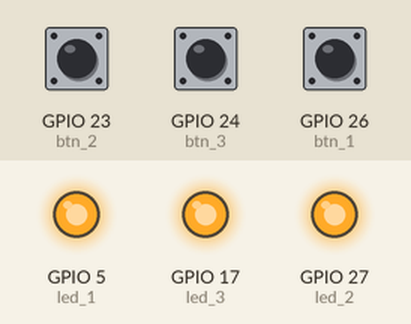
A program run on a simulated Raspberry Pi (BCM pin numbers). Parts: output pins drawn as LEDs (lit = HIGH). The inputs (shaded band) are chosen by the test bench; at power-on: GPIO 23 (btn_2) HIGH, GPIO 24 (btn_3) HIGH, GPIO 26 (btn_1) HIGH. Random numbers come from a fixed seed; threads take turns every 2 ms; the clock reads 2024-03-15 10:24:30 at power-on unless the program sets it; what the program prints to the terminal is not drawn. At 10.0 s the program stops and its outputs stay as they are.

Above: at 0.25 s.
At 1.5 s:
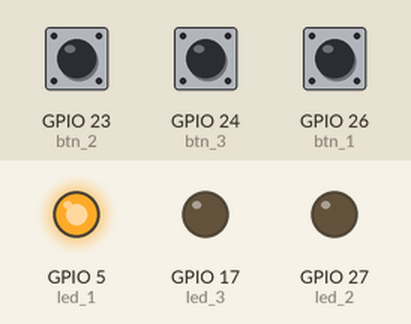
At 5.9 s:
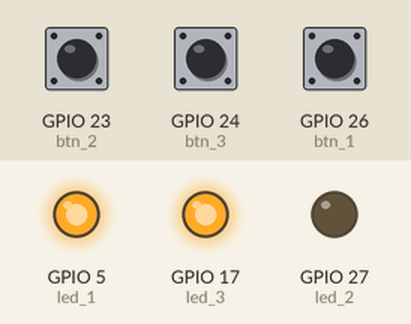
At 7.6 s:
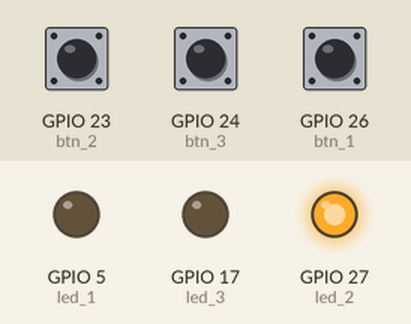
At 9.1 s:
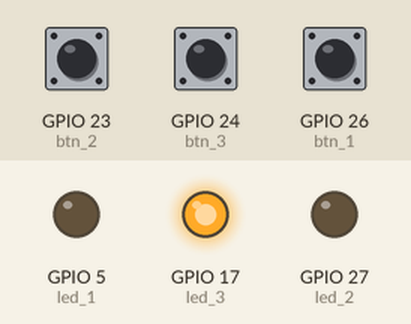
At 10.1 s:
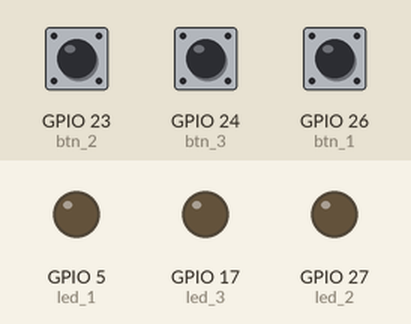
Timing chart, 0 to 11.5 s (numbered marks = the images above):
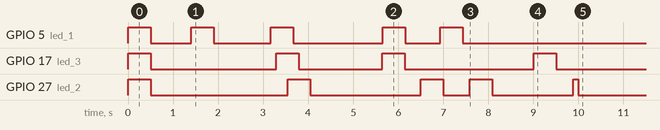

The program:

game_6.py
```python
from gpiozero import LED, Button, Buzzer, TonalBuzzer
from gpiozero.tones import Tone
import random
import time
import threading

# 전역 변수로 score 선언
score = 0
led_on_count = 0  # 불이 켜진 횟수를 세는 변수

# 도레미파솔 음계
notes = ["C4", "D4", "E4", "F4", "G4"]

def play_scale(buzzer, notes, duration=1):
    """
    주어진 음계(notes)를 1초 간격으로 재생하는 함수.

    :param buzzer: TonalBuzzer 객체
    :param notes: 음계 리스트 (예: ["C4", "D4", "E4", "F4", "G4"])
    :param duration: 각 음을 재생할 시간 (기본값은 1초)
    """
    for note in notes:
        buzzer.play(Tone(note))  # 음을 재생
        sleep(duration)  # 지정된 시간만큼 대기
        buzzer.stop()  # 부저 끄기

# 부저, LED, 버튼 초기화
bz = TonalBuzzer(12)

led_1 = LED(5)
led_2 = LED(27)
led_3 = LED(17)

btn_1 = Button(26, pull_up=True, bounce_time=0.05)  # LED 1에 해당하는 버튼
btn_2 = Button(23, pull_up=True, bounce_time=0.05)  # LED 2에 해당하는 버튼
btn_3 = Button(24, pull_up=True, bounce_time=0.05)  # LED 3에 해당하는 버튼

# 점수를 출력하는 함수
def update_score():
    global score
    score += 1
    print(f"점수: {score}")
    bz.play(Tone(440.0))
    time.sleep(0.2)
    bz.stop()

# LED 깜빡임 함수 (각 LED는 랜덤 주기로 깜빡임)
def blink_led(led):
    global led_on_count  # 불이 켜진 횟수를 세기 위해 전역 변수 사용
    while True:
        # 주기를 매번 랜덤하게 설정 (0초 ~ 3초 사이)
        interval = random.uniform(0, 3)

        # LED를 0.5초 동안 켰다 끄기
        led.on()  # LED 켜기
        led_on_count += 1  # LED가 켜졌을 때 카운트 증가
        time.sleep(0.5)  # 0.5초 대기
        led.off()  # LED 끄기
        time.sleep(0.5)  # 0.5초 대기

        # 랜덤 주기만큼 대기 (주기마다 주기 변경)
        time.sleep(interval)

# 버튼 눌렸을 때 점수를 올려주는 함수
def btn_1_pressed():
    if led_1.is_lit:  # LED 1이 켜져 있을 때
        update_score()

def btn_2_pressed():
    if led_2.is_lit:  # LED 2가 켜져 있을 때
        update_score()

def btn_3_pressed():
    if led_3.is_lit:  # LED 3이 켜져 있을 때
        update_score()

# 각 버튼에 눌림 이벤트 핸들러 연결
btn_1.when_pressed = btn_1_pressed
btn_2.when_pressed = btn_2_pressed
btn_3.when_pressed = btn_3_pressed

# 각 LED를 위한 스레드 생성
thread_1 = threading.Thread(target=blink_led, args=(led_1,))
thread_2 = threading.Thread(target=blink_led, args=(led_2,))
thread_3 = threading.Thread(target=blink_led, args=(led_3,))

# 각 스레드를 daemon 스레드로 설정
thread_1.daemon = True
thread_2.daemon = True
thread_3.daemon = True

# 각 스레드 시작
thread_1.start()
thread_2.start()
thread_3.start()

# 30초 동안 프로그램 실행 후 결과 출력
start_time = time.time()

while True:
    # 30초 동안 대기
    elapsed_time = time.time() - start_time
    if elapsed_time >= 10:
        # 30초가 경과하면 종료
        print(f"불이 켜진 총 횟수: {led_on_count}")
        # 불이 켜진 횟수의 50% 이상이면 win
        if led_on_count > 0 and (led_on_count // 2) < score:
            print("win")
            play_scale(bz, notes, 1)
        else:
            print("lose")
        break

    time.sleep(1)  # 메인 루프에서 대기
```

Measured:
- by itself, GPIO 5 (led_1): LOW → HIGH at 0.00 s, → LOW 0.50 s later, → HIGH 0.90 s later, → LOW 0.50 s later, … (10 changes in this stretch)
- by itself, GPIO 17 (led_3): LOW → HIGH at 0.00 s, → LOW 0.50 s later, → HIGH 2.8 s later, → LOW 0.50 s later, … (8 changes in this stretch)
- by itself, GPIO 27 (led_2): LOW → HIGH at 0.00 s, → LOW 0.50 s later, → HIGH 3.0 s later, → LOW 0.50 s later, … (10 changes in this stretch)
